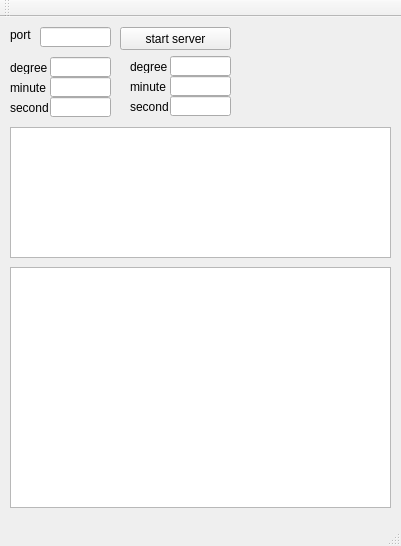
<?xml version="1.0" encoding="UTF-8"?>
<ui version="4.0">
 <class>MainWindow</class>
 <widget class="QMainWindow" name="MainWindow">
  <property name="geometry">
   <rect>
    <x>0</x>
    <y>0</y>
    <width>401</width>
    <height>546</height>
   </rect>
  </property>
  <property name="windowTitle">
   <string>Server</string>
  </property>
  <widget class="QWidget" name="centralWidget">
   <widget class="QPushButton" name="pushButton">
    <property name="geometry">
     <rect>
      <x>120</x>
      <y>10</y>
      <width>111</width>
      <height>23</height>
     </rect>
    </property>
    <property name="text">
     <string>start server</string>
    </property>
   </widget>
   <widget class="QLineEdit" name="lineEdit">
    <property name="geometry">
     <rect>
      <x>40</x>
      <y>10</y>
      <width>71</width>
      <height>20</height>
     </rect>
    </property>
   </widget>
   <widget class="QTextEdit" name="textEdit">
    <property name="geometry">
     <rect>
      <x>10</x>
      <y>110</y>
      <width>381</width>
      <height>131</height>
     </rect>
    </property>
   </widget>
   <widget class="QLabel" name="label">
    <property name="geometry">
     <rect>
      <x>10</x>
      <y>10</y>
      <width>41</width>
      <height>16</height>
     </rect>
    </property>
    <property name="text">
     <string>port</string>
    </property>
   </widget>
   <widget class="QLabel" name="label_2">
    <property name="geometry">
     <rect>
      <x>10</x>
      <y>44</y>
      <width>47</width>
      <height>13</height>
     </rect>
    </property>
    <property name="text">
     <string>degree</string>
    </property>
   </widget>
   <widget class="QLabel" name="label_3">
    <property name="geometry">
     <rect>
      <x>10</x>
      <y>64</y>
      <width>47</width>
      <height>13</height>
     </rect>
    </property>
    <property name="text">
     <string>minute</string>
    </property>
   </widget>
   <widget class="QLabel" name="label_4">
    <property name="geometry">
     <rect>
      <x>10</x>
      <y>84</y>
      <width>47</width>
      <height>13</height>
     </rect>
    </property>
    <property name="text">
     <string>second</string>
    </property>
   </widget>
   <widget class="QLineEdit" name="lat_degree">
    <property name="geometry">
     <rect>
      <x>50</x>
      <y>40</y>
      <width>61</width>
      <height>20</height>
     </rect>
    </property>
   </widget>
   <widget class="QLineEdit" name="lat_minute">
    <property name="geometry">
     <rect>
      <x>50</x>
      <y>60</y>
      <width>61</width>
      <height>20</height>
     </rect>
    </property>
   </widget>
   <widget class="QLineEdit" name="lat_second">
    <property name="geometry">
     <rect>
      <x>50</x>
      <y>80</y>
      <width>61</width>
      <height>20</height>
     </rect>
    </property>
   </widget>
   <widget class="QLabel" name="label_5">
    <property name="geometry">
     <rect>
      <x>130</x>
      <y>83</y>
      <width>47</width>
      <height>13</height>
     </rect>
    </property>
    <property name="text">
     <string>second</string>
    </property>
   </widget>
   <widget class="QLabel" name="label_6">
    <property name="geometry">
     <rect>
      <x>130</x>
      <y>63</y>
      <width>47</width>
      <height>13</height>
     </rect>
    </property>
    <property name="text">
     <string>minute</string>
    </property>
   </widget>
   <widget class="QLineEdit" name="long_second">
    <property name="geometry">
     <rect>
      <x>170</x>
      <y>79</y>
      <width>61</width>
      <height>20</height>
     </rect>
    </property>
   </widget>
   <widget class="QLineEdit" name="long_degree">
    <property name="geometry">
     <rect>
      <x>170</x>
      <y>39</y>
      <width>61</width>
      <height>20</height>
     </rect>
    </property>
   </widget>
   <widget class="QLineEdit" name="long_minute">
    <property name="geometry">
     <rect>
      <x>170</x>
      <y>59</y>
      <width>61</width>
      <height>20</height>
     </rect>
    </property>
   </widget>
   <widget class="QLabel" name="label_7">
    <property name="geometry">
     <rect>
      <x>130</x>
      <y>43</y>
      <width>47</width>
      <height>13</height>
     </rect>
    </property>
    <property name="text">
     <string>degree</string>
    </property>
   </widget>
   <widget class="QGraphicsView" name="graphicsView">
    <property name="geometry">
     <rect>
      <x>10</x>
      <y>250</y>
      <width>381</width>
      <height>241</height>
     </rect>
    </property>
   </widget>
  </widget>
  <widget class="QMenuBar" name="menuBar">
   <property name="geometry">
    <rect>
     <x>0</x>
     <y>0</y>
     <width>401</width>
     <height>21</height>
    </rect>
   </property>
  </widget>
  <widget class="QToolBar" name="mainToolBar">
   <attribute name="toolBarArea">
    <enum>TopToolBarArea</enum>
   </attribute>
   <attribute name="toolBarBreak">
    <bool>false</bool>
   </attribute>
  </widget>
  <widget class="QStatusBar" name="statusBar"/>
 </widget>
 <layoutdefault spacing="6" margin="11"/>
 <resources/>
 <connections/>
</ui>
